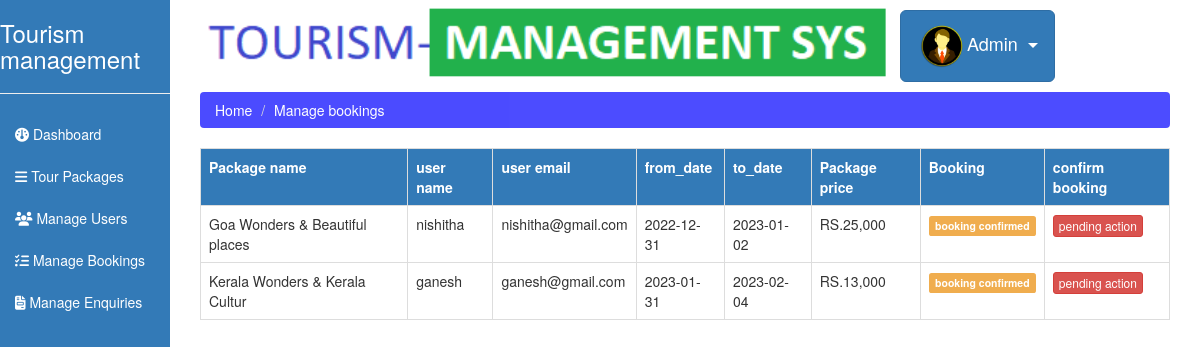
/manage_bookings.php (signed in), run on the app's committed database.
### tables this page shows
CREATE TABLE `bookings` (
  `id` int(11) NOT NULL,
  `username` varchar(30) DEFAULT NULL,
  `useremail` varchar(30) DEFAULT NULL,
  `package_name` varchar(30) DEFAULT NULL,
  `package_price` varchar(30) DEFAULT NULL,
  `from_date` varchar(20) DEFAULT NULL,
  `to_date` varchar(20) DEFAULT NULL,
  `booking_date` varchar(30) DEFAULT NULL,
  `result` varchar(30) DEFAULT 'pending'
);

### manage_bookings.php (the view, shortened to what this page needs)
<!DOCTYPE html>
<html>
<head>
	<link rel="stylesheet" href="https://cdnjs.cloudflare.com/ajax/libs/font-awesome/6.2.1/css/all.min.css" />
	  <link rel="stylesheet" href="https://maxcdn.bootstrapcdn.com/bootstrap/3.4.1/css/bootstrap.min.css">
<body>
	<div class="container-fluid">
	 <div class="row">
	 	<div class="col-sm-2" style="margin-left:-15px;">
	  <ul class="nav nav-pills nav-stacked bg-primary" style="height:100vh">
	  	<li><h3 class="">Tourism management</h3></li>
	  	<hr>
	  	<li><a href="adminpanel.php"><i class="fa-solid fa-gauge"></i> Dashboard</a></li>
		<li><a href="tour_edit.php"><i class="fa-sharp fa-solid fa-bars"></i> Tour Packages</a></li>
		<li><a href="manage_users.php"><i class="fa-solid fa-users"></i> Manage Users</a></li>
		<li><a href="manage_bookings.php"><i class="fa-sharp fa-solid fa-list-check"></i> Manage Bookings</a></li>
		<li><a href="manage_enquiries.php"><i class="fa-sharp fa-solid fa-file-invoice"></i> Manage Enquiries</a></li>
	 </ul>
	</div>
	<div class="col-sm-10" style="height:100vh;">
			<table>
			<tr>
			<th>
			   <img src="images/logo.png" width="700px" alt="logo error" class="img-responsive">
			 </th>
			 <th>
				  <div class="dropdown">
				  <button class="btn btn-primary btn-lg bt dropdown-toggle" data-toggle="dropdown" style=""><img src="images/users.png" style="height:50px;width:50px;">Admin&nbsp;&nbsp;<span class="caret"></span></button>
		           </div>
		      </th>
		      </tr>
		</table>
		<ul class="breadcrumb funs" style="text-decoration:none;background-color:blue;opacity:0.7;color:white;">
			<li><a href="adminpanel.php">Home</a></li>
			<li><a href="">Manage bookings</a></li>
		</ul>
		<table class="table table-responsive table-bordered">
				<tr class="bg-primary">
					<th>Package name</th>
					<th>user name</th>
					<th>user email</th>
					<th>from_date</th>
					<th>to_date</th>
					<th>Package price</th>
					<th>Booking</th>
					<th>confirm booking</th>
				</tr>
				<?php
				include('dbconnection.php');
				$sql="select * from bookings";
				$result=mysqli_query($con,$sql);
				if(mysqli_num_rows($result)>0)
				{
					while($row=mysqli_fetch_assoc($result))
					{
						?>
						<tr>
							<td><?php echo $row["package_name"]; ?></td>
							<td><?php echo $row["username"]; ?></td>
							<td><?php echo $row["useremail"]; ?></td>
							<td><?php echo $row["from_date"]; ?></td>
							<td><?php echo $row["to_date"]; ?></td>
							<td><?php echo $row["package_price"]; ?></td>
							<td><div class="label label-warning"><?php echo $row["result"]; ?></div></td>
							<td><a href="update_bookings.php?id=<?php echo $row['id']; ?>" class="btn btn-danger btn-xs">pending action</a></td>
						</tr>
						<?php
					}
				}
				?>
			</table>
      </div>
	</div>
   </div>
</body>
</html>

### manage_bookings.php (style rules this page uses)
li a { color:white; }

### data on the page
bookings: package_name "Goa Wonders & Beautiful places", username "nishitha", useremail "nishitha@gmail.com", from_date "2022-12-31", to_date "2023-01-02", package_price "RS.25,000", result "booking confirmed"
bookings: package_name "Kerala Wonders & Kerala Cultur", username "ganesh", useremail "ganesh@gmail.com", from_date "2023-01-31", to_date "2023-02-04", package_price "RS.13,000", result "booking confirmed"
